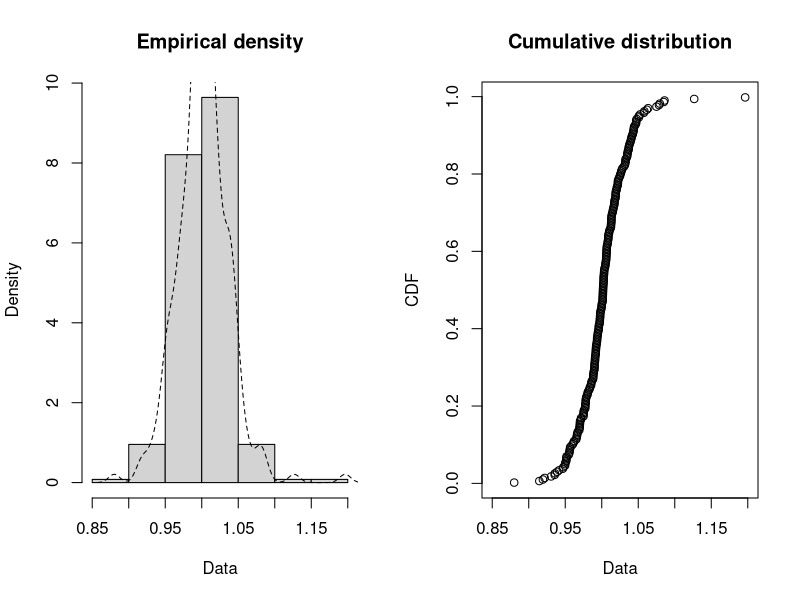
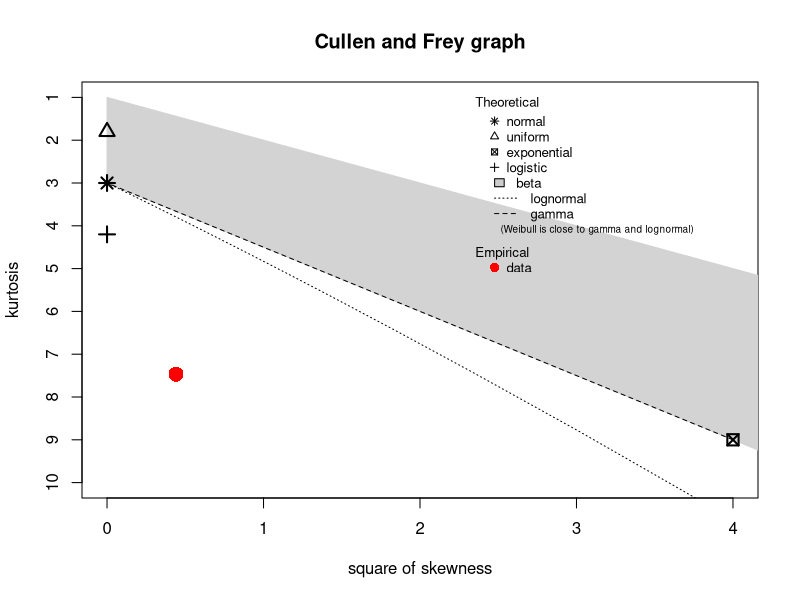
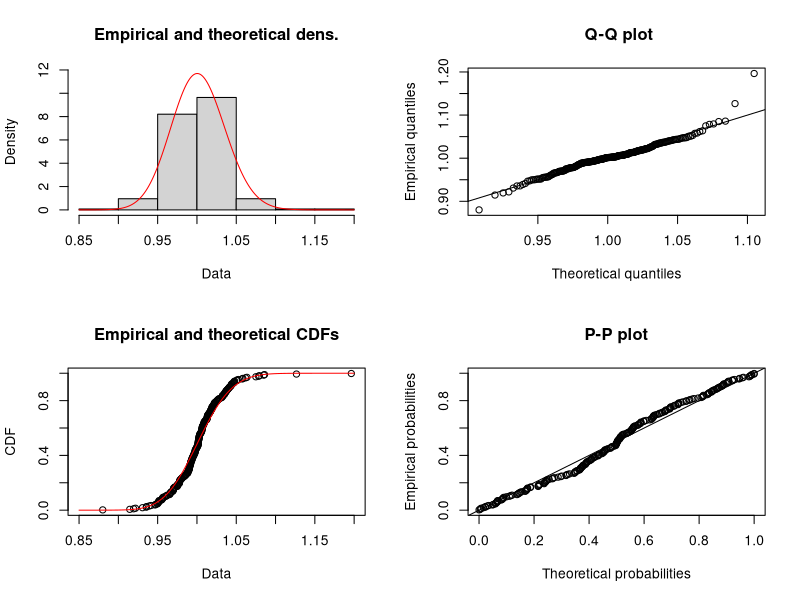

Write R code to recreate these figures, in order.
library(fitdistrplus)
Data <- read.csv("TeslaPrices.csv", header=TRUE,
                 sep=",", na.strings=c("NA", ""), stringsAsFactors=FALSE, as.is=TRUE)
Rate <- Data$Rate
plotdist(Rate, histo = TRUE, demp = TRUE)
descdist(Rate)

# fit a lognormal distribution to the LOS samples
fln <- fitdist(Rate, "lnorm")
summary(fln)
plot(fln)

gof_results <- gofstat(fln, fitnames = c("lnorm"))
gof_results
gof_results$kstest

gof_results$chisq
gof_results$chisqpvalue
gof_results$chisqtable
